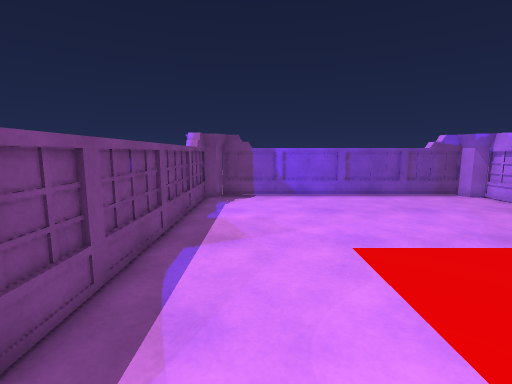
view 1 (above)

12 first-person views from a walk through a scene from a Unity 3-D project. The camera is 1.2 m above the floor, tilts 8° down and sees 85° across. The floor is counted in squares, 0.5 m on a side. Each view is taken from the middle of a square. On the plan, view 1 faces up. The plan holds only what a view shows up to about 18 squares ahead; the rest is blank. The place goes on beyond the plan. Surface patterns are stand-ins for the level's own textures.

view 2
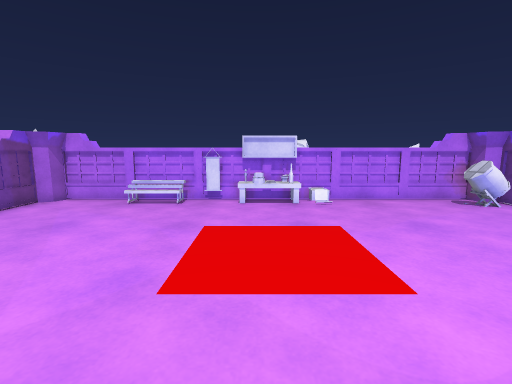

view 3
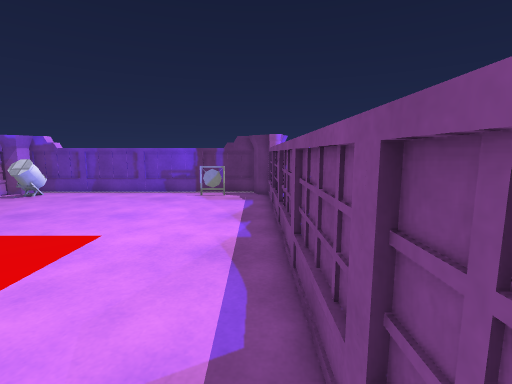

view 4
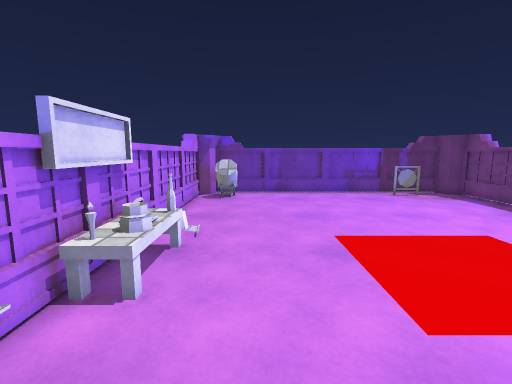

view 5
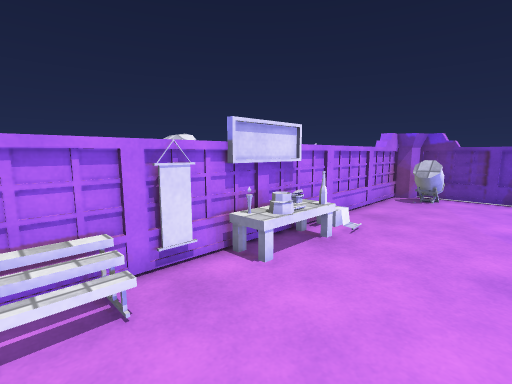

view 6
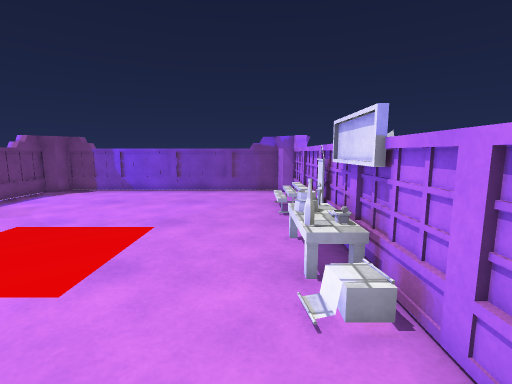

view 7
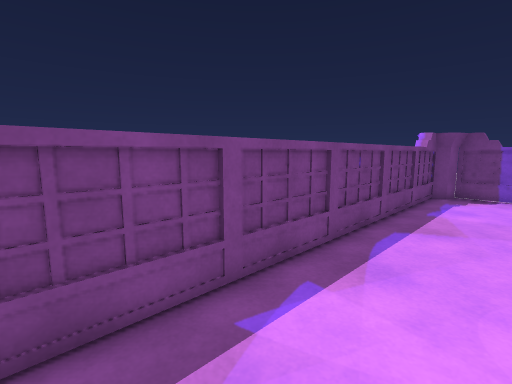

view 8
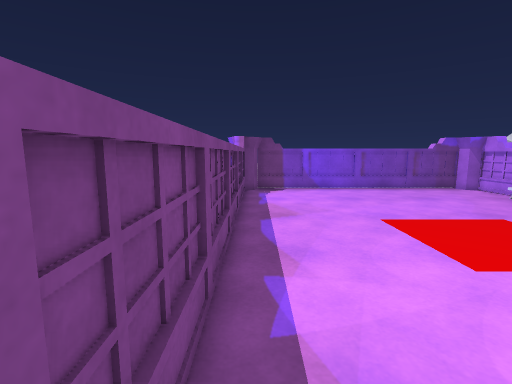

view 9
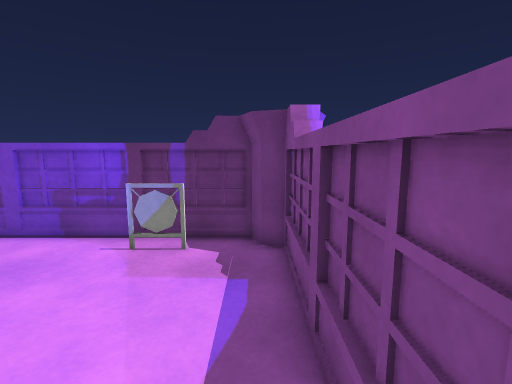

view 10
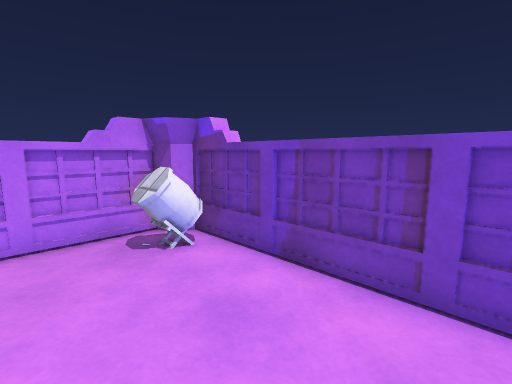

view 11
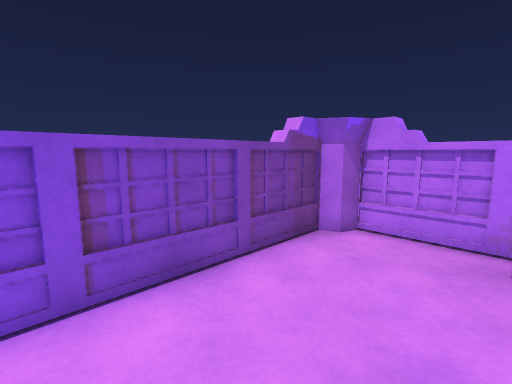

view 12
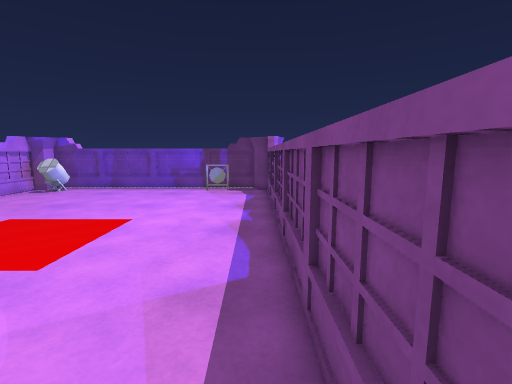

### Floor plan
Key: @ floor where view 1 was taken; # wall or solid block; . main floor; - floor 0.25 m lower than the main floor; / step, stairs or slope; = window, fence, low wall or low ledge; O other object.
Columns run from 3 left of view 1 to 13 right of it. Each row starts with its distance up from view 1.
 16  ##############
 15 ##............##
 14 #..............##
 13 #..............##
 12 #..............#-
 11 #.............O=-
 10 #.............O=-
  9 #.............O=-
  8 #..............#-
  7 #..............#-
  6 #.....    .....#
  5 #.....    ....=#-
  4 #.....    ....O=-
  3 #.....    ....O=
  2 #............./#
  1 #..............#
  0 #..@...........#-
 -1 #..............#-
 -2 #..............#-
 -3 #..............#-
 -4 #..............##
 -5 #............OO##
 -6 ##.==........OO#
 -7  ###############

Positions as (right, up) in squares from view 1, and headings:
1: (0, 0), facing up
2: (-2, 5), facing right
3: (-2, 10), facing down
4: (9, 10), facing down
5: (7, 10), facing down-right
6: (10, -2), facing up
7: (1, -2), facing up-left
8: (-2, -3), facing up
9: (-2, 1), facing down
10: (4, -2), facing down-right
11: (4, 11), facing up-right
12: (-2, 12), facing down
